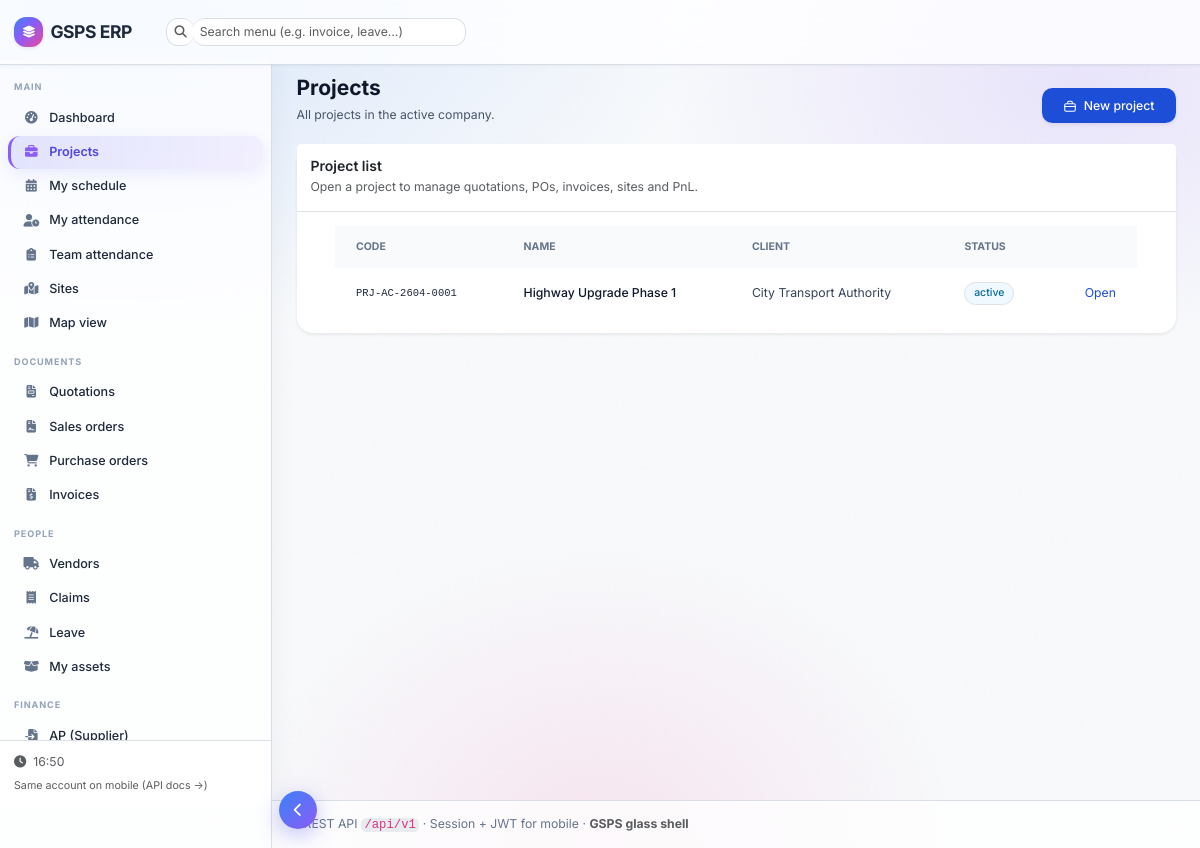
Screenshot of /projects (signed in) with the database file from the repository.
### app/models/entities.py (models this page shows)
class Project(Base):
    __tablename__ = "projects"
    id: Mapped[int] = mapped_column(primary_key=True)
    company_id: Mapped[int] = mapped_column(ForeignKey("companies.id", ondelete="CASCADE"))
    code: Mapped[str] = mapped_column(String(50), index=True)
    name: Mapped[str] = mapped_column(String(300))
    client_name: Mapped[str] = mapped_column(String(300))
    status: Mapped[ProjectStatus] = mapped_column(Enum(ProjectStatus), default=ProjectStatus.active)
    currency: Mapped[str] = mapped_column(String(8), default="USD")
    notes: Mapped[str | None] = mapped_column(Text, nullable=True)
    created_at: Mapped[datetime] = mapped_column(DateTime(timezone=True), server_default=func.now())
    company: Mapped["Company"] = relationship()
    quotations: Mapped[list["Quotation"]] = relationship(back_populates="project")
    sales_orders: Mapped[list["SalesOrder"]] = relationship(back_populates="project")
    purchase_orders: Mapped[list["PurchaseOrder"]] = relationship(back_populates="project")
    claims: Mapped[list["InternalClaim"]] = relationship(back_populates="project")
    invoices: Mapped[list["Invoice"]] = relationship(back_populates="project")
    cost_lines: Mapped[list["ProjectCostLine"]] = relationship(
        back_populates="project", cascade="all, delete-orphan", order_by="ProjectCostLine.created_at"
    )
    schedule_items: Mapped[list["ScheduleItem"]] = relationship(
        back_populates="project", cascade="all, delete-orphan", order_by="ScheduleItem.start_at"
    )
    sites: Mapped[list["Site"]] = relationship(
        back_populates="project", cascade="all, delete-orphan", order_by="Site.created_at"
    )

### app/routers/web.py (the view)
@router.get("/projects", response_class=HTMLResponse)
async def projects_list(
    request: Request,
    user: User = Depends(get_current_user_web),
    db: AsyncSession = Depends(get_db),
    company_id: int = Depends(get_active_company_id),
):
    r = await db.execute(
        select(Project).where(Project.company_id == company_id).order_by(Project.created_at.desc())
    )
    return templates.TemplateResponse(
        "projects.html",
        _tc(
            await _with_approvals_badge(
                db,
                user,
                company_id,
                {"request": request, "user": user, "projects": r.scalars().all()},
            )
        ),
    )

### app/templates/projects.html (shortened to what this page needs)
{% extends "base.html" %}
{% block content %}
{% from "partials/ui.html" import btn, badge, card %}
<div class="flex flex-col md:flex-row md:items-end md:justify-between gap-4 mb-6">
  <div>
    <h1 class="text-2xl font-bold text-slate-900">Projects</h1>
    <p class="text-sm text-slate-600 mt-1">All projects in the active company.</p>
  </div>
  <div class="flex items-center gap-2">
    {{ btn("New project", href="/projects/new", kind="primary", icon_name="briefcase") }}
  </div>
</div>
{% call card("Project list", "Open a project to manage quotations, POs, invoices, sites and PnL.") %}
  <div class="overflow-x-auto -mx-5">
    <div class="min-w-full px-5">
      <table class="min-w-full text-sm">
        <thead class="bg-slate-50 text-left text-xs uppercase text-slate-500">
          <tr>
            <th class="px-4 py-3">Code</th>
            <th class="px-4 py-3">Name</th>
            <th class="px-4 py-3">Client</th>
            <th class="px-4 py-3">Status</th>
            <th class="px-4 py-3"></th>
          </tr>
        </thead>
        <tbody class="divide-y divide-slate-100">
          {% for p in projects %}
          <tr class="hover:bg-slate-50/80">
            <td class="px-4 py-3 font-mono text-xs">{{ p.code }}</td>
            <td class="px-4 py-3 font-medium text-slate-900">{{ p.name }}</td>
            <td class="px-4 py-3 text-slate-700">{{ p.client_name }}</td>
            <td class="px-4 py-3">{{ badge(p.status.value, "blue" if p.status.value == "active" else "slate") }}</td>
            <td class="px-4 py-3 text-right"><a href="/projects/{{ p.id }}" class="text-brand-700 hover:underline">Open</a></td>
          </tr>
          {% else %}
          <tr><td colspan="5" class="px-4 py-8 text-center text-slate-500">No projects.</td></tr>
          {% endfor %}
        </tbody>
      </table>
    </div>
  </div>
{% endcall %}
{% endblock %}

### app/templates/partials/ui.html (shortened to what this page needs)
{% macro icon(name, cls="") -%}
  {%- if name == "home" -%}
  <svg class="{{ cls }}" xmlns="http://www.w3.org/2000/svg" viewBox="0 0 24 24" fill="none" stroke="currentColor" stroke-width="1.8">
    <path stroke-linecap="round" stroke-linejoin="round" d="M3 10.5 12 3l9 7.5V21a.75.75 0 0 1-.75.75H3.75A.75.75 0 0 1 3 21v-10.5Z"/>
    <path stroke-linecap="round" stroke-linejoin="round" d="M9 21V12h6v9"/>
  </svg>
  {%- elif name == "briefcase" -%}
  <svg class="{{ cls }}" xmlns="http://www.w3.org/2000/svg" viewBox="0 0 24 24" fill="none" stroke="currentColor" stroke-width="1.8">
    <path stroke-linecap="round" stroke-linejoin="round" d="M8 7V6a2 2 0 0 1 2-2h4a2 2 0 0 1 2 2v1"/>
    <path stroke-linecap="round" stroke-linejoin="round" d="M3 10a2 2 0 0 1 2-2h14a2 2 0 0 1 2 2v9a2 2 0 0 1-2 2H5a2 2 0 0 1-2-2v-9Z"/>
    <path stroke-linecap="round" stroke-linejoin="round" d="M3 13h18"/>
  </svg>
  {%- else -%}
  <span class="{{ cls }}"></span>
  {%- endif -%}
{%- endmacro %}
{% macro btn(label, href=None, kind="primary", size="md", icon_name=None) -%}
  {%- set base = "inline-flex items-center justify-center gap-2 rounded-xl font-medium transition focus:outline-none focus:ring-2 focus:ring-brand-600/40 disabled:opacity-50 disabled:cursor-not-allowed" -%}
  {%- set sizes = {"sm":"text-xs px-3 py-2", "md":"text-sm px-4 py-2.5", "lg":"text-sm px-5 py-3"} -%}
  {%- if kind == "primary" -%}
    {%- set cls = base ~ " bg-brand-700 text-white hover:bg-brand-600 shadow-sm" -%}
  {%- elif kind == "ghost" -%}
    {%- set cls = base ~ " bg-transparent text-slate-700 hover:bg-slate-100 border border-slate-200" -%}
  {%- elif kind == "soft" -%}
    {%- set cls = base ~ " bg-brand-50 text-brand-700 hover:bg-brand-100 border border-brand-100" -%}
  {%- else -%}
    {%- set cls = base ~ " bg-slate-900 text-white hover:bg-slate-800" -%}
  {%- endif -%}
  {%- if href -%}
    <a href="{{ href }}" class="{{ cls }} {{ sizes[size] }}">
      {%- if icon_name -%}{{ icon(icon_name, "h-4 w-4") }}{%- endif -%}
      <span>{{ label }}</span>
    </a>
  {%- else -%}
    <button class="{{ cls }} {{ sizes[size] }}" type="submit">
      {%- if icon_name -%}{{ icon(icon_name, "h-4 w-4") }}{%- endif -%}
      <span>{{ label }}</span>
    </button>
  {%- endif -%}
{%- endmacro %}
{% macro card(title=None, subtitle=None) -%}
  <div class="card shadow-sm border-0 mb-4">
    {%- if title -%}
    <div class="card-header bg-white py-3 border-bottom">
      <h2 class="h6 mb-0 fw-semibold text-body">{{ title }}</h2>
      {%- if subtitle -%}<p class="small text-body-secondary mb-0 mt-1">{{ subtitle }}</p>{%- endif -%}
    </div>
    {%- endif -%}
    <div class="card-body">
      {{ caller() }}
    </div>
  </div>
{%- endmacro %}
{% macro badge(text, tone="slate") -%}
  {%- set tones = {
    "slate":"bg-slate-100 text-slate-700 border-slate-200",
    "green":"bg-emerald-50 text-emerald-700 border-emerald-100",
    "red":"bg-rose-50 text-rose-700 border-rose-100",
    "amber":"bg-amber-50 text-amber-700 border-amber-100",
    "blue":"bg-sky-50 text-sky-700 border-sky-100"
  } -%}
  <span class="inline-flex items-center rounded-full border px-2.5 py-1 text-xs font-medium {{ tones.get(tone, tones['slate']) }}">{{ text }}</span>
{%- endmacro %}

### app/static/css/gsps-theme.css (style rules this page uses)
:root, [data-bs-theme="light"] { --gsps-accent-a: #3b82f6; --gsps-accent-b: #8b5cf6; --gsps-accent-c: #ec4899; --gsps-success: #10b981; --bw-primary: #6366f1; --bw-primary-dark: #4f46e5; --bw-accent: #8b5cf6; --bw-surface: rgba(255, 255, 255, 0.78); --bw-surface-solid: #ffffff; --bw-canvas: #f8fafc; --bw-sidebar-w: 272px; --bw-sidebar-collapsed: 76px; --bw-navbar-h: 60px; --bw-border: rgba(148, 163, 184, 0.35); --bw-shadow: 0 8px 32px rgba(15, 23, 42, 0.07), 0 2px 8px rgba(15, 23, 42, 0.04); --bs-primary: #6366f1; --bs-primary-rgb: 99, 102, 241; --bs-link-color: #4f46e5; --bs-link-hover-color: #4338ca; --bs-body-bg: #f8fafc; --bs-body-color: #1e293b; }
html { font-size: 14px; -webkit-font-smoothing: antialiased; }
body { font-family: Inter, system-ui, -apple-system, "Segoe UI", Roboto, sans-serif; font-size: 14px; font-weight: 400; background-color: transparent !important; color: var(--bs-body-color); position: relative; }
.bw-main .card { border-radius: 16px; border: 1px solid var(--bw-border); box-shadow: var(--bw-shadow); background: var(--bw-surface-solid); }

### rows the page displays
Project: code "PRJ-AC-2604-0001", name "Highway Upgrade Phase 1", client_name "City Transport Authority", status "active"

### other values shown
{{ app_name }} "GSPS ERP"
{{ label }} "New project"
{{ title }} "Project list"
{{ subtitle }} "Open a project to manage quotations, POs, invoices, sites and PnL."
